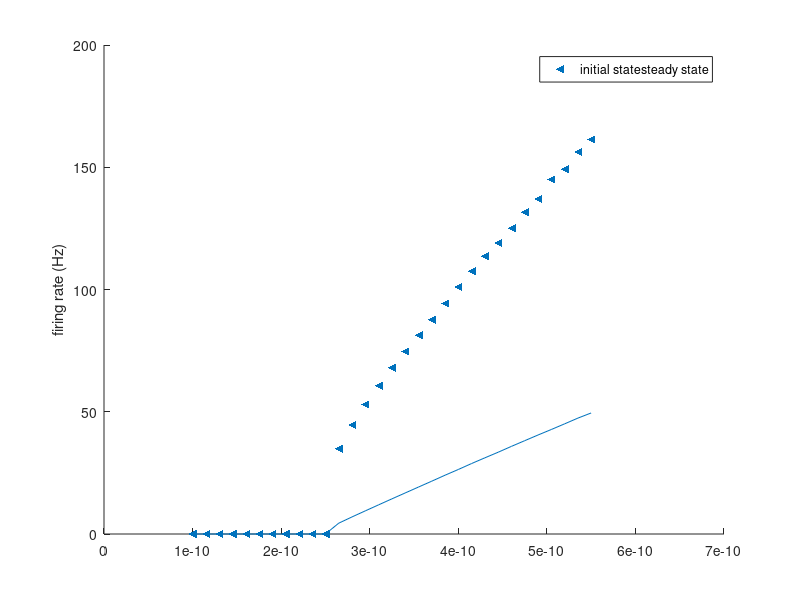

This figure's MATLAB source:
% Tutorial 2.3, Models based on extensions of the LIF neuron.
% Question 1 simulates an LIF model, and question 2 simulates AELIF model
% Written By Clark Xu, Feb. 7, 2023
%%%%%%%%%%%%


% Accepted inputs are 1, 2, 3, and 4. 1 refers to question 1(a), 2 refers 
% to question 1(b), 3 refers to 2(a), 4 refers to 2(b)
question_number=2;

%% Parameters
switch question_number
    case {1,2}
        E_l = -0.075;
        Vth = -0.050;
        Vreset = -0.080;
        R_m = 1e8;
        C_m = 100e-12;
        E_K = -0.080;
        delta_G_RSA = 1e-9;
        tau_RSA = 0.200;
        tau_m = C_m*R_m;
    case {3,4}
        E_l = -0.075;
        Vth = -0.050;
        Vmax = 0.100;
        Vreset = -0.080;
        delta_th=0.002;
        G_L = 10e-9;
        C_m = 100e-12;
        a = 2e-9;
        b = 0.02e-9;
        tau_SRA = 0.200;
end


%% setting up vectors
switch question_number
    case {1,3}
        tmax = 1.5;
    case {2,4}
        tmax = 5;
end

dt = 0.0001;    % time step is 0.1 ms
t = 0:dt:tmax;  % t vector
Nt = length(t);
Iapp_values = (100:15:550)*1e-12;   % vector of Iapp values used in 1(b) and 2(b)

% Set Iapp.
% Ntrials is the number of different applied currents simulation
switch question_number
    case {1,3}  % Quetion 1 and 3 simulates step pulse with only one Iapp value
        Ntrial=1;
        Iapp_vector=zeros(1,Nt);
        Iapp_vector(0.5/dt:1/dt) = 500e-12; % step pulse
    case {2,4}  % Qeustion 2 and 4 simulates multiple contant Iapp value
        Ntrial=length(Iapp_values);
        Iapp_vector=ones(Ntrial,Nt);        
end

% for each trial, count the ISI for each spike by recording the
% time which spikes occur; first space records the initial INI, and the
% second space records the steady state INI.
ISI = zeros(Ntrial, 2);

% Set up vectors for Vm, G_SRA, and I_SRA
V = zeros(Ntrial, Nt);  % Membrane Potential
V(:,1)=E_l; % initialize membrane potential
G_SRA = zeros(Ntrial,Nt);   % conductance SRA
I_SRA = zeros(Ntrial,Nt);

%% simulation
for trial=1:Ntrial
    
    % set Iapp to constant values
    switch question_number
        case {2,4}
            Iapp_vector(trial,:) = Iapp_values(1,trial)*Iapp_vector(trial,:);
    end
    

    last_spike = 0; %initialize time for last spike every trial
    interval=0; % initialize INI every trial

    for i = 2:Nt
        
        switch question_number
            case {1,2}
                dG_SRA = -G_SRA(trial,i-1)*dt/tau_RSA;
                G_SRA(trial,i) = G_SRA(trial,i-1)+dG_SRA;
            
                dV = ((E_l-V(trial,i-1))/R_m+G_SRA(trial,i)*(E_K-V(trial,i-1))+ ...
                    Iapp_vector(trial,i))*dt/C_m;
                V(trial,i)=V(trial,i-1)+dV;
            case {3,4}
                dI_SRA = (a*(V(trial,i-1)-E_l)-I_SRA(trial,i-1))*dt/tau_SRA;
                I_SRA(trial,i) = I_SRA(trial,i-1)+dI_SRA;

                dV = (G_L*(E_l-V(trial,i-1)+delta_th*exp((V(trial,i-1)-Vth)/delta_th))- ...
                    I_SRA(trial,i)+Iapp_vector(trial,i))*dt/C_m;
                V(trial,i) = V(trial,i-1)+dV;
                
        end
        % spike occurs
        if V(trial,i)>Vth
            V(trial,i)=Vreset;  % reset membrane potential

            switch question_number
                case {1,2}
                    G_SRA(trial,i)=G_SRA(trial,i)+delta_G_RSA;
                case {3,4}
                    I_SRA(trial,i)=I_SRA(trial,i)+b;
            end
            
            interval=i*dt-last_spike;   % INI updated every spike
            if last_spike==0
                ISI(trial,1)=interval;  % fist inter-spike interval         
            end  
            last_spike=i*dt;    % update last spike
        end
        ISI(trial,2)=interval;  % last interval is the steady-state ISI
        
    end
end

% Get the inverse of inter-spike interval value as the firing rate.
% replace all Inf from zero division in matrix byy 0
firing_rate=1./ISI;
firing_rate(isinf(firing_rate)) = 0;    


%% plot graphs
switch question_number
    case 1
        figure(1)
        subplot(3,1,1);
        plot(t, Iapp_vector);
        ylabel("Iapp")
        subplot(3,1,2);
        plot(t, V);
        ylabel("membrane potential (V)")
        subplot(3,1,3);

        plot(t, G_SRA);
        ylabel("adaptation conductance")
        
    case 3
        figure(1)
        subplot(2,1,1);
        plot(t, Iapp_vector);
        ylabel("Iapp")
        subplot(2,1,2);
        plot(t, V);
        ylabel("membrane potential (V)")
        
    case {2,4}
        figure(2)
        ylabel("inverse of ISI")
        scatter(Iapp_values,firing_rate(:,1),'filled','<');
        hold on
        plot(Iapp_values,firing_rate(:,2));
        ylabel("firing rate (Hz)")
        legend(["initial state", "steady state"]);
        

end